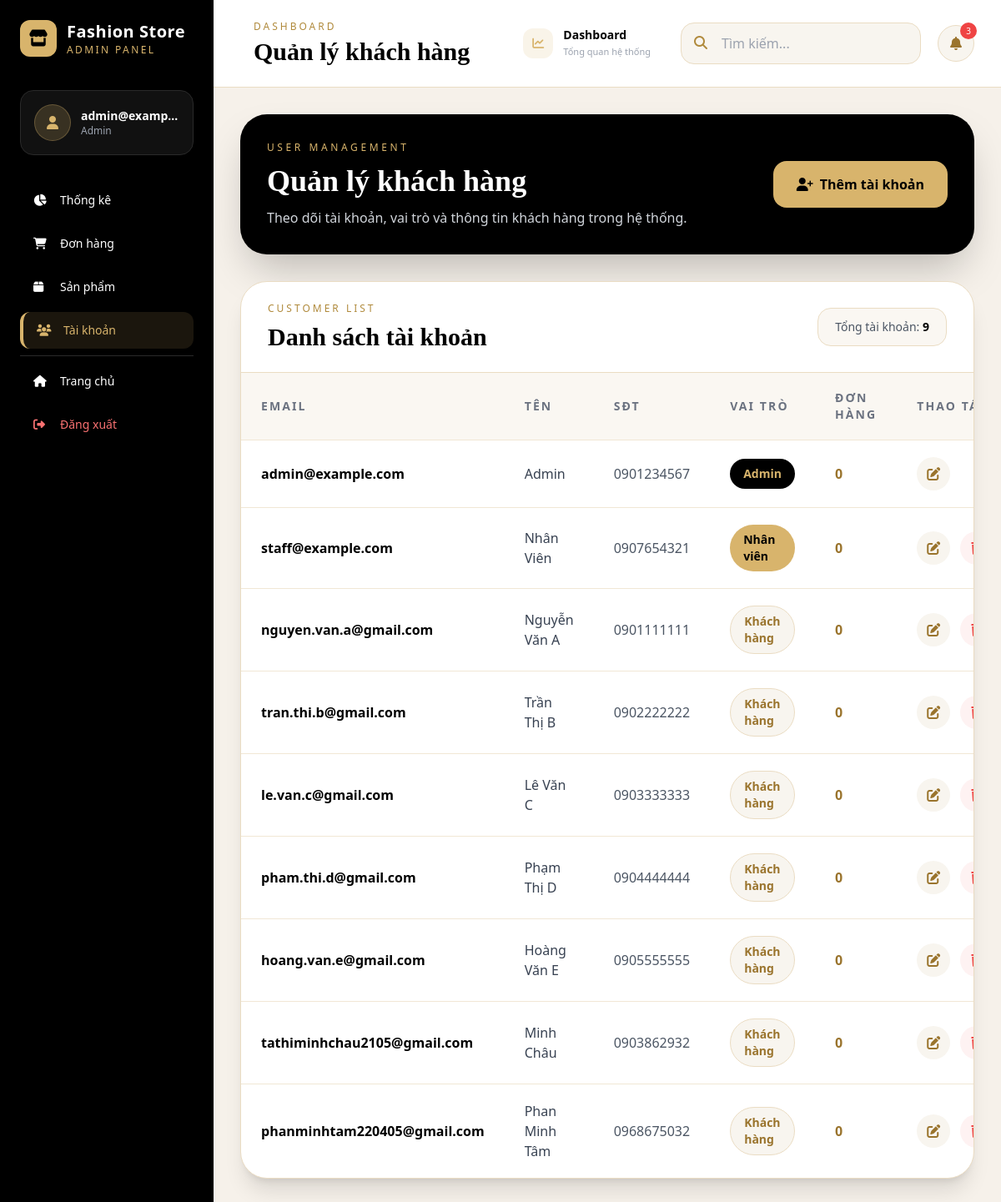
The page /admin/users (signed in) on the database as committed earlier.
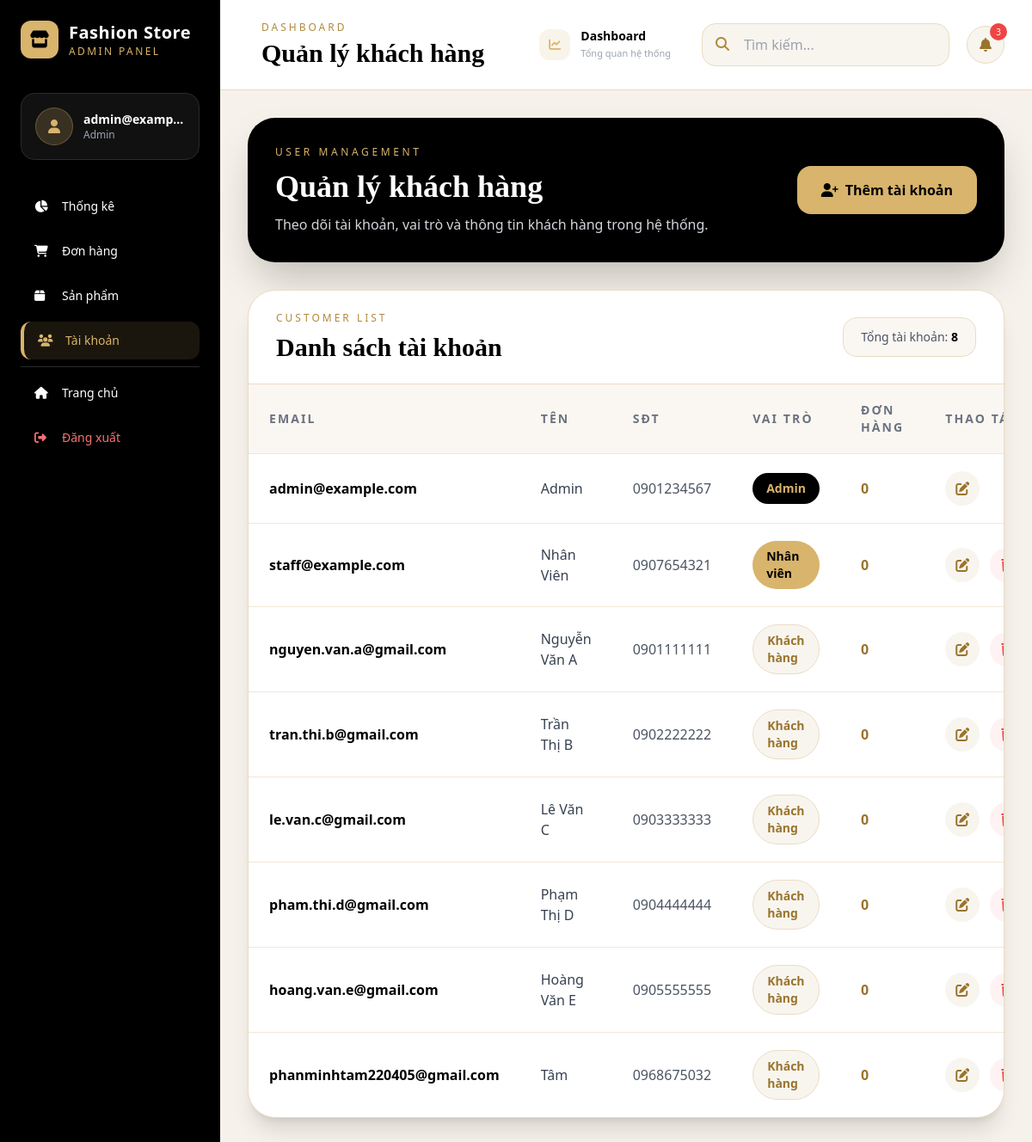
The same page on the database as committed later.
### database.py (models this page shows)
class User(db.Model):
    __tablename__ = 'users'
    email = db.Column(db.String(120), primary_key=True)
    password = db.Column(db.String(200), nullable=False)
    role = db.Column(db.String(20), default='user')
    name = db.Column(db.String(100), nullable=False)
    phone = db.Column(db.String(20))
    address = db.Column(db.Text)
    wishlist = db.Column(db.Text)  # JSON array
    created_at = db.Column(db.DateTime, default=datetime.now)
    orders = db.relationship('Order', backref='user', lazy=True)
    def to_dict(self):
        return {
            'email': self.email,
            'password': self.password,
            'role': self.role,
            'name': self.name,
            'phone': self.phone,
            'address': self.address,
            'wishlist': json.loads(self.wishlist) if self.wishlist else [],
            'orders': [order.id for order in self.orders],
            'created_at': self.created_at.isoformat() if self.created_at else None
        }

### flask_clothing_store.py (the view)
@app.route('/admin/users')
@admin_required
def admin_users():
    role_filter = request.args.get('role', 'all')
    if role_filter == 'all':
        users = User.query.all()
    else:
        users = User.query.filter_by(role=role_filter).all()
    all_count = User.query.count()
    admin_count = User.query.filter_by(role='admin').count()
    staff_count = User.query.filter_by(role='staff').count()
    user_count = User.query.filter_by(role='user').count()
    return render_template('admin/users.html',
                         users=[u.to_dict() for u in users],
                         role=role_filter,
                         all_count=all_count,
                         admin_count=admin_count,
                         staff_count=staff_count,
                         user_count=user_count)

### flask_clothing_store.py (called while the page is built)
@app.context_processor
def utility_processor():
    return {
        'now': datetime.datetime.now(),
        'wishlist_count': lambda: len(get_wishlist()),
        'cart_count': lambda: len(get_cart()),
        'format_price': format_price,
        'get_featured_products': get_featured_products,
        'get_best_sellers': get_best_sellers,
        'get_categories': get_categories
    }

def admin_required(f):
    @wraps(f)
    def decorated_function(*args, **kwargs):
        if 'user' not in session or session['user']['role'] != 'admin':
            flash('Bạn không có quyền truy cập trang này', 'error')
            return redirect(url_for('home'))
        return f(*args, **kwargs)
    return decorated_function

### templates/admin/users.html (shortened to what the changed rows need)
{% extends "admin/base_admin.html" %}
{% block page_title %}Quản lý khách hàng{% endblock %}
{% block content %}
<div class="max-w-7xl mx-auto">
    <div class="bg-black text-white rounded-[2rem] shadow-2xl p-8 mb-8">
        <div class="flex flex-col md:flex-row md:items-center md:justify-between gap-5">
            <div>
                <h1 class="text-4xl font-serif font-black">
                    Quản lý khách hàng
                </h1>
            </div>
        </div>
    </div>
    <div class="bg-white rounded-[2rem] shadow-xl border border-[#eadcc3] overflow-hidden">
        <div class="px-8 py-6 border-b border-[#eadcc3] flex flex-col md:flex-row md:items-center md:justify-between gap-4">
            <div>
                <h2 class="text-3xl font-serif font-black text-black">
                    Danh sách tài khoản
                </h2>
            </div>
            <div class="bg-[#faf7f2] border border-[#eadcc3] rounded-2xl px-5 py-3 text-sm text-gray-600">
                Tổng tài khoản:
                <span class="font-bold text-black">{{ users|length }}</span>
            </div>
        </div>
        <div class="overflow-x-auto">
            <table class="w-full">
                <thead class="bg-[#faf7f2]">
                    <tr>
                        <th class="text-left py-5 px-6 text-sm uppercase tracking-[0.15em] text-gray-500">Email</th>
                        <th class="text-left py-5 px-6 text-sm uppercase tracking-[0.15em] text-gray-500">Tên</th>
                        <th class="text-left py-5 px-6 text-sm uppercase tracking-[0.15em] text-gray-500">SĐT</th>
                        <th class="text-left py-5 px-6 text-sm uppercase tracking-[0.15em] text-gray-500">Vai trò</th>
                        <th class="text-left py-5 px-6 text-sm uppercase tracking-[0.15em] text-gray-500">Đơn hàng</th>
                        <th class="text-left py-5 px-6 text-sm uppercase tracking-[0.15em] text-gray-500">Thao tác</th>
                    </tr>
                </thead>
                <tbody>
                    {% for user in users %}
                    <tr class="border-t border-[#f1e7d5] hover:bg-[#faf7f2] transition">
                        <td class="py-5 px-6 font-semibold text-black">
                            {{ user.email }}
                        </td>
                        <td class="py-5 px-6 text-gray-700">
                            {{ user.name }}
                        </td>
                        <td class="py-5 px-6 text-gray-600">
                            {{ user.phone }}
                        </td>
                        <td class="py-5 px-6">
                            {% if user.role == 'admin' %}
                            <span class="inline-flex px-4 py-2 rounded-full bg-black text-[#d8b46c] font-semibold text-sm">
                                Admin
                            </span>
                            {% elif user.role == 'staff' %}
                            <span class="inline-flex px-4 py-2 rounded-full bg-[#d8b46c] text-black font-semibold text-sm">
                                Nhân viên
                            </span>
                            {% else %}
                            <span class="inline-flex px-4 py-2 rounded-full bg-[#f8f5ef] text-[#9a742d] border border-[#eadcc3] font-semibold text-sm">
                                Khách hàng
                            </span>
                            {% endif %}
                        </td>
                        <td class="py-5 px-6 font-bold text-[#9a742d]">
                            0
                        </td>
                        <td class="py-5 px-6">
                            <div class="flex items-center gap-3">
                                <a href="{{ url_for('admin_edit_user', email=user.email) }}"
                                   class="w-10 h-10 rounded-full bg-[#f8f5ef] text-[#9a742d] flex items-center justify-center hover:bg-[#d8b46c] hover:text-black transition"
                                   title="Sửa tài khoản">
                                    <i class="fas fa-edit"></i>
                                </a>
                                {% if user.email != session.user.email %}
                                <form method="POST"
                                      action="{{ url_for('admin_delete_user') }}"
                                      onsubmit="return confirm('Xác nhận xóa tài khoản này?')">
                                    <button type="submit"
                                            class="w-10 h-10 rounded-full bg-red-50 text-red-500 flex items-center justify-center hover:bg-red-100 transition"
                                            title="Xóa tài khoản">
                                        <i class="fas fa-trash"></i>
                                    </button>
                                </form>
                                {% endif %}
                            </div>
                        </td>
                    </tr>
                    {% endfor %}
                </tbody>
            </table>
        </div>
    </div>
</div>
{% endblock %}

Rows that differ between the two databases and show on the page:
removed User: email "tathiminhchau2105@gmail.com", name "Minh Châu", phone "0903862932", role "Khách hàng"
changed User "phanminhtam220405@gmail.com": name "Phan Minh Tâm" → "Tâm"
Other text that changed with them:
{{ users|length }}: "9" → "8"
